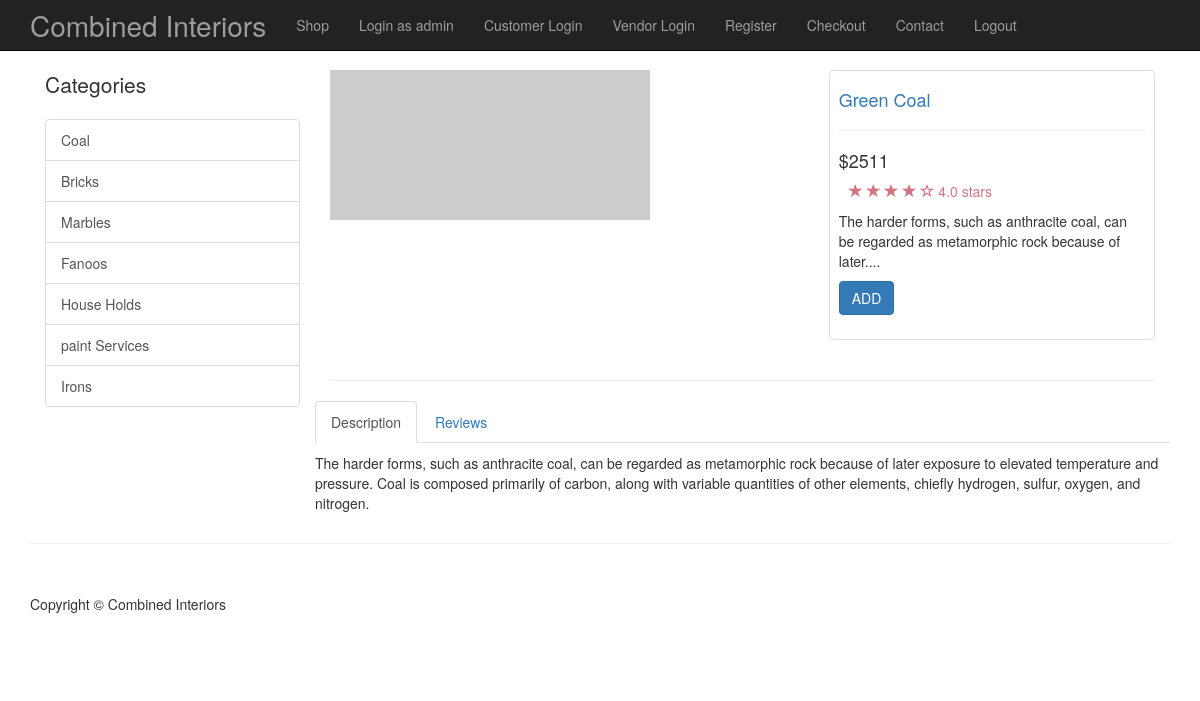
Page /item.php?id=1 on the committed database.
### tables this page shows
CREATE TABLE `categories` (
  `cat_id` int(11) NOT NULL,
  `cat_title` varchar(255) NOT NULL
);

CREATE TABLE `products` (
  `product_id` int(11) NOT NULL,
  `product_title` varchar(255) NOT NULL,
  `product_category_id` int(11) NOT NULL,
  `product_price` float NOT NULL,
  `product_quantity` int(11) NOT NULL,
  `product_description` text NOT NULL,
  `short_desc` text NOT NULL,
  `product_image` varchar(255) NOT NULL
);

### public/item.php (the view, shortened to what this page needs)
<?php include(TEMPLATE_FRONT . DS . "header.php") ?>
<div class="container">
              <?php include(TEMPLATE_FRONT . DS . "side_nav.php") ?>
<?php
$query = query(" SELECT * FROM products WHERE product_id = " . escape_string($_GET['id']) . " ");
while($row = fetch_array($query)):
 ?>
<div class="col-md-9">
<div class="row">
    <div class="col-md-7">
       <img class="img-responsive" src="../resources/<?php  echo display_image($row['product_image']); ?>" alt="">
    </div>
    <div class="col-md-5">
        <div class="thumbnail">
    <div class="caption-full">
        <h4><a href="#"><?php echo $row['product_title']; ?></a> </h4>
        <hr>
        <h4 class=""><?php echo "&#36;" . $row['product_price']; ?></h4>
    <div class="ratings">
        <p>
            <span class="glyphicon glyphicon-star"></span>
            <span class="glyphicon glyphicon-star"></span>
            <span class="glyphicon glyphicon-star"></span>
            <span class="glyphicon glyphicon-star"></span>
            <span class="glyphicon glyphicon-star-empty"></span>
            4.0 stars
        </p>
    </div>
        <p><?php echo $row['short_desc']; ?></p>
    <form action="">
        <div class="form-group">
           <a href="../resources/cart.php?add=<?php echo $row['product_id']; ?>" class="btn btn-primary">ADD</a>
        </div>
    </form>
    </div>
</div>
</div>
</div>
        <hr>
<div class="row">
<div role="tabpanel">
  <ul class="nav nav-tabs" role="tablist">
    <li role="presentation" class="active"><a href="#home" aria-controls="home" role="tab" data-toggle="tab">Description</a></li>
    <li role="presentation"><a href="#profile" aria-controls="profile" role="tab" data-toggle="tab">Reviews</a></li>
  </ul>
  <div class="tab-content">
    <div role="tabpanel" class="tab-pane active" id="home">
<p><?php echo $row['product_description']; ?></p>
    </div>
 </div>
</div>
</div>
</div>
<?php endwhile; ?>
</div>
<?php include(TEMPLATE_FRONT . DS . "footer.php") ?>

### resources/functions.php (shortened to what this page needs)
<?php
$upload_directory = "uploads";
function query($sql) {
global $connection;
return mysqli_query($connection, $sql);
}
function escape_string($string){
global $connection;
return mysqli_real_escape_string($connection, $string);
}
function fetch_array($result){
return mysqli_fetch_array($result);
}
function get_categories(){
$query = query("SELECT * FROM categories");
while($row = fetch_array($query)) {
$categories_links = <<<DELIMETER
<a href='category.php?id={$row['cat_id']}' class='list-group-item'>{$row['cat_title']}</a>
DELIMETER;
echo $categories_links;
     }
}
function display_image($picture) {
global $upload_directory;
return $upload_directory  . DS . $picture;
}
 ?>

### public/css/shop-homepage.css (style rules this page uses)
body { padding-top: 70px; }
.ratings { padding-right: 10px; padding-left: 10px; color: #d17581; }
.thumbnail { padding: 0; }
.thumbnail .caption-full { padding: 9px; color: #333; }

### rows in the picture
categories: cat_title "Coal"
categories: cat_title "Bricks"
categories: cat_title "Marbles"
categories: cat_title "Fanoos"
categories: cat_title "House Holds"
categories: cat_title "paint Services"
categories: cat_title "Irons"
products: product_title "Green Coal", product_price "2511", short_desc "The harder forms, such as anthracite coal, can be regarded as metamorphic rock because of later....", product_description "The harder forms, such as anthracite coal, can be regarded as metamorphic rock because of later exposure to elevated temperature and pressure. Coal is composed primarily of carbon, along with variable quantities of other elements, chiefly hydrogen, sulfur, oxygen, and nitrogen."
